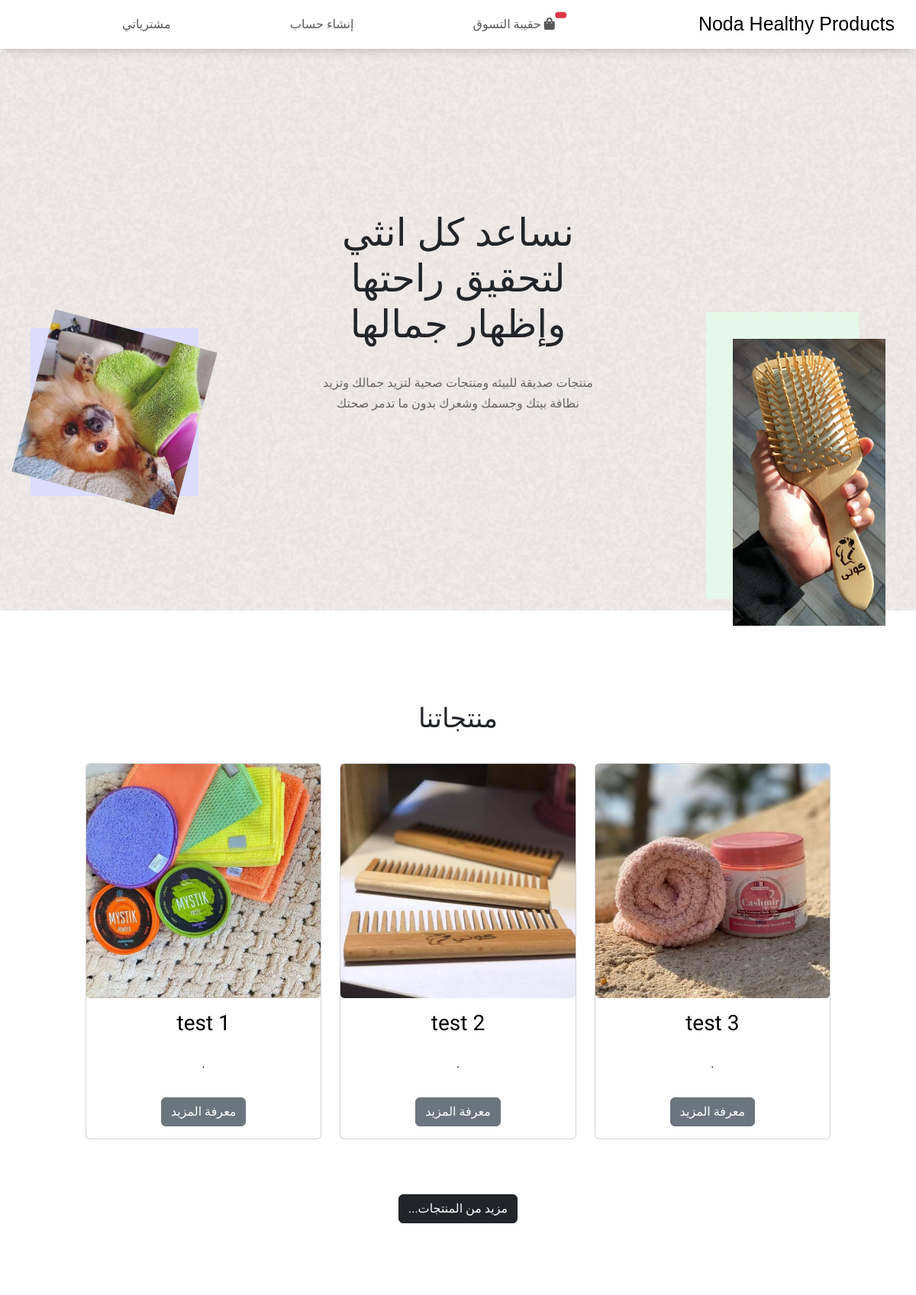
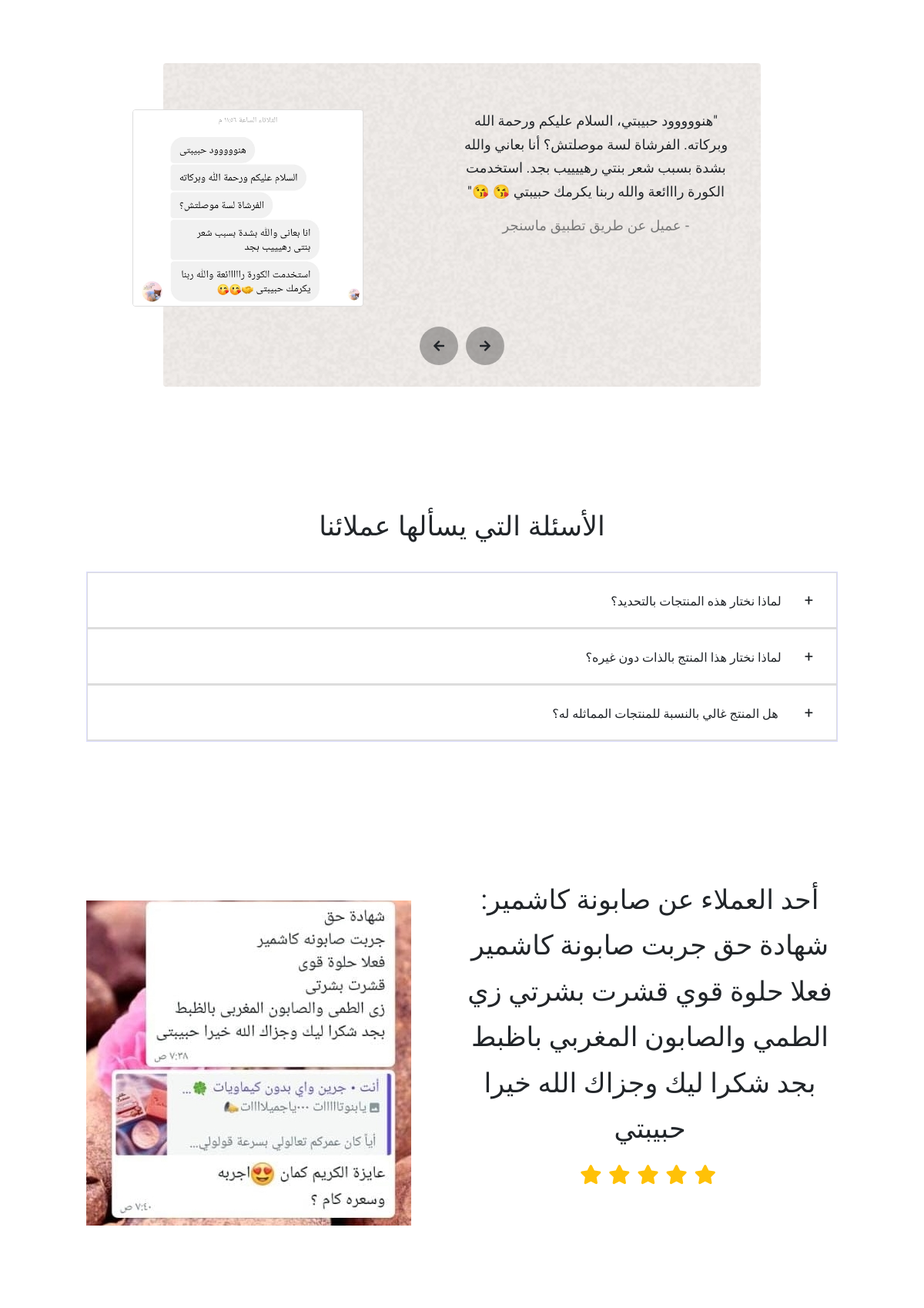
The page / (upper part) on the database its author committed (2 pictures, top to bottom).
### store/models.py (models this page shows, shortened)
class Product(models.Model):
    name = models.CharField(max_length=1000)
    description = models.CharField(max_length=1000000)
    price = models.FloatField()
    tags = models.ManyToManyField(Tag)
    image = models.ImageField(upload_to='uploads/%Y/%m/%d/')
    in_the_main_page = models.BooleanField(blank=True)

### store/views.py (the view)
# urls.py: path('', views.index, name='index'),
def index(request):
    return render(request, 'index.html', {"featured_products": Product.objects.filter(in_the_main_page = True)})

### templates/index.html (shortened to what this page needs)
{% extends 'base.html' %}
{% load static %}
{% block style %}
    <link rel="stylesheet" href="{% static 'css/products.css'%}" />
    <link rel="stylesheet" href="{% static 'css/side-img.css'%}" />
    <link rel="stylesheet" href="{% static 'css/landing-page.css'%}" />
    <link rel="stylesheet" href="{% static 'css/testimonials.css'%}" />
    <link rel="stylesheet" href="{% static 'css/faq.css'%}" />
    <link rel="stylesheet" href="{% static 'css/testimonials2.css'%}" />
{% endblock %}
{% block content %}
<div class="landing-page">
    <div class="side-img-container">
        <img src="{% static 'imgs/side-image1.jpg'%}" alt="" />
    </div>
    <div class="side-img-container">
        <img src="{% static 'imgs/side-image2-1.jpg'%}" alt="" />
    </div>
    <div class="introduction-text">
        <div class="container">
            <h1>نساعد كل انثي لتحقيق راحتها وإظهار جمالها</h1>
            <p>
                منتجات صديقة للبيئه ومنتجات صحية لتزيد جمالك وتزيد نظافة بيتك وجسمك
                وشعرك بدون ما تدمر صحتك
            </p>
        </div>
    </div>
</div>
<div class="products">
    <div class="container">
        <h2>منتجاتنا</h2>
        <div class="row">
            {% for prod in featured_products %}
                <div class="col-lg-4 col-md-6 col-sm-12 mb-4">
                    <a href="product/{{ prod.id }}">
                        <div class="card text-center">
                            <img class="card-img" src="/media/{{ prod.image }}" alt="" />
                            <div class="card-body">
                                <h3 class="card-title">{{ prod.name }}</h3>
                                <p class="card-body">{{ prod.description }}</p>
                                <a class="btn btn-secondary" href="product/{{ prod.id }}">معرفة المزيد</a>
                            </div>
                        </div>
                    </a>
                </div>
            {% endfor %}
        </div>
        <br>
        <br>
        <p class="more">
            <a class="btn btn-dark" href="/products">مزيد من المنتجات...</a>
        </p>
    </div>
</div>
<div class="testimonials">
    <div class="container">
        <div class="t-content">
            <div class="t-box active">
                <div class="t-img">
                    <img src="{% static 'imgs/t1.jpg'%}" alt="" />
                </div>
                <div class="t-text">
                    <p>
                        "هنووووود حبيبتي، السلام عليكم ورحمة الله وبركاته. الفرشاة لسة
                        موصلتش؟ أنا بعاني والله بشدة بسبب شعر بنتي رهييييب بجد. استخدمت
                        الكورة رااائعة والله ربنا يكرمك حبيبتي &#128536; &#128536;"
                    </p>
                    <p>- عميل عن طريق تطبيق ماسنجر</p>
                </div>
            </div>
            <div class="change-t-box">
                <span>
                    <i class="fa fa-arrow-left"></i>
                </span>
                <span>
                    <i class="fa fa-arrow-right"></i>
                </span>
            </div>
        </div>
    </div>
</div>
<div class="faq">
    <div class="container">
        <h2>الأسئلة التي يسألها عملائنا</h2>
        <ul class="tabs-list">
            <li data-answer=".ans1">لماذا نختار هذه المنتجات بالتحديد؟</li>
            <div class="answer ans1">
            </div>
            <li data-answer=".ans2">لماذا نختار هذا المنتج بالذات دون غيره؟</li>
            <div class="answer ans2">
            </div>
            <li data-answer=".ans3">
                هل المنتج غالي بالنسبة للمنتجات المماثله له؟
            </li>
            <div class="answer ans3">
            </div>
        </ul>
    </div>
</div>
<div class="testimonials2">
    <div class="container">
        <div class="t-box">
            <div class="t-left">
                <img src="{% static 'imgs/t5.jpg'%}" alt="Image" />
            </div>
            <div class="t-right">
                <p>
                    أحد العملاء عن صابونة كاشمير: شهادة حق جربت صابونة كاشمير فعلا
                    حلوة قوي قشرت بشرتي زي الطمي والصابون المغربي باظبط بجد شكرا ليك
                    وجزاك الله خيرا حبيبتي
                </p>
                <div class="five-stars">
                    <i class="fa fa-star"></i>
                    <i class="fa fa-star"></i>
                    <i class="fa fa-star"></i>
                    <i class="fa fa-star"></i>
                    <i class="fa fa-star"></i>
                </div>
            </div>
        </div>
    </div>
</div>
{% endblock %}

### static/css/style.css (style rules this page uses)
:root { --color1: url('../imgs/background.png'); --color2: #E5F8E9; --color3: #DBDCFE; --header-font: 'Gill Sans', 'Gill Sans MT', Calibri, 'Trebuchet MS', sans-serif; --text-font: "Cairo", Verdana, Geneva, Tahoma, sans-serif; }
* { box-sizing: border-box; }
body { font-family: var(--text-font); }
.container { width: 1000px; height: 100%; margin: 0 auto; }
h2 { text-align: center; font-size: 35px; padding-bottom: 30px; font-family: var(--header-font); }
@media (min-width: 768px) { .container { width: 690px } }
@media (min-width: 992px) { .container { width: 900px } }
@media (min-width: 1200px) { .container { width: 1000px } }

### static/css/products.css (style rules this page uses)
.products { padding:120px 0 80px; }
.products .card { transition: 0.3s ease; }
.products a { text-decoration: none; direction: rtl; }
.products a p, .products a h3 { color: #000; }
.products .more { text-align: center; }

### static/css/side-img.css (style rules this page uses)
:root { --img1-width: 250px; --img1-height: calc(var(--img1-width) * 64/34); --img1-left: calc(100% - var(--img1-width) - 40px); --img1-top: calc(100% - var(--img1-height) + 20px); --img2-width: 270px; --img2-height: var(--img2-width); --img2-left: 40px; --img2-top: calc(100% - var(--img2-height) - 150px); }
.landing-page .side-img-container { position: relative; height: 100%; }
.landing-page .side-img-container:nth-of-type(2) { top: -100%; }
.landing-page .side-img-container img { position: absolute; }
.landing-page .side-img-container:first-of-type img { height: var(--img1-height); width: var(--img1-width); left: var(--img1-left); top: var(--img1-top); }
.landing-page .side-img-container:first-of-type::before { content: ''; background: var(--color2); width: var(--img1-width); height: var(--img1-height); display: block; position: absolute; left: calc(var(--img1-left) - 35px); top: calc(var(--img1-top) - 35px); }
.landing-page .side-img-container:nth-of-type(2) img { height: var(--img2-height); width: var(--img2-width); left: var(--img2-left); top: var(--img2-top); transform: rotate(15deg); }
.landing-page .side-img-container:nth-of-type(2)::before { content: ''; background: var(--color3); width: var(--img2-width); height: var(--img2-height); display: block; position: absolute; left: var(--img2-left); top: var(--img2-top); }
@media (max-width: 1200px) { :root { --img1-width: 200px; --img2-width: 220px; --img2-height: var(--img2-width); } }

### static/css/landing-page.css (style rules this page uses)
.landing-page { background: var(--color1); height: 100vh; position: relative; }
.landing-page .introduction-text { text-align: center; position: absolute; top: 50%; left: 50%; transform: translate(-50%, -50%); }
.landing-page .introduction-text h1 { font-size: 65px; font-family: var(--header-font); }
.landing-page .introduction-text .container { width: 500px; }
@media (max-width: 1200px) { .landing-page .introduction-text .container { width: 400px; } }
@media (max-width: 1200px) { .landing-page .introduction-text h1 { font-size: 50px; } }
.landing-page .introduction-text p { color: #666; line-height: 1.7; }

### static/css/testimonials.css (style rules this page uses)
.testimonials { padding: 80px 0; }
.testimonials .container { width: 800px; }
.testimonials .t-content { background: var(--color1); padding: 60px 40px; position: relative; border-radius: 4px; }
.testimonials .t-box { display: none; }
.testimonials .t-box.active { display: block; }
.testimonials .t-box .t-text, .testimonials .t-box .t-img { width: 50%; }
.testimonials .t-box .t-text { float: right; }
.testimonials .t-box .t-img { margin-left: -80px; width: 300px; height: 300px; float: left; }
.testimonials .t-box .t-img img { width: 300px; border: 1px solid #DDD; border-radius: 4px; }
.testimonials .t-box .t-text { text-align: center; direction: rtl; }
.testimonials .t-box .t-text p:first-of-type { font-size: 18px; line-height: 1.7; }
.testimonials .t-box .t-text p:last-of-type { color: #777; font-size: 18px; font-family: var(--header-font); }
.testimonials .change-t-box { position: absolute; left: 50%; transform: translateX(-50%); bottom: 40px; }
.testimonials .change-t-box span { position: relative; }
.testimonials .change-t-box span:first-of-type { margin-right: 60px; }
.testimonials .change-t-box span:before, .testimonials .change-t-box i { position: absolute; top: 50%; left: 50%; transform: translate(-50%, -50%); }
.testimonials .change-t-box span:before { content: ''; background: #000; width: 50px; height: 50px; display: inline-block; border-radius: 50%; opacity: 0.3; cursor: pointer; }
.testimonials .change-t-box span i { pointer-events: none; }

### rows shown on the page
Product: image (picture), name "test 1", description "."
Product: image (picture), name "test 2", description "."
Product: image (picture), name "test 3", description "."
